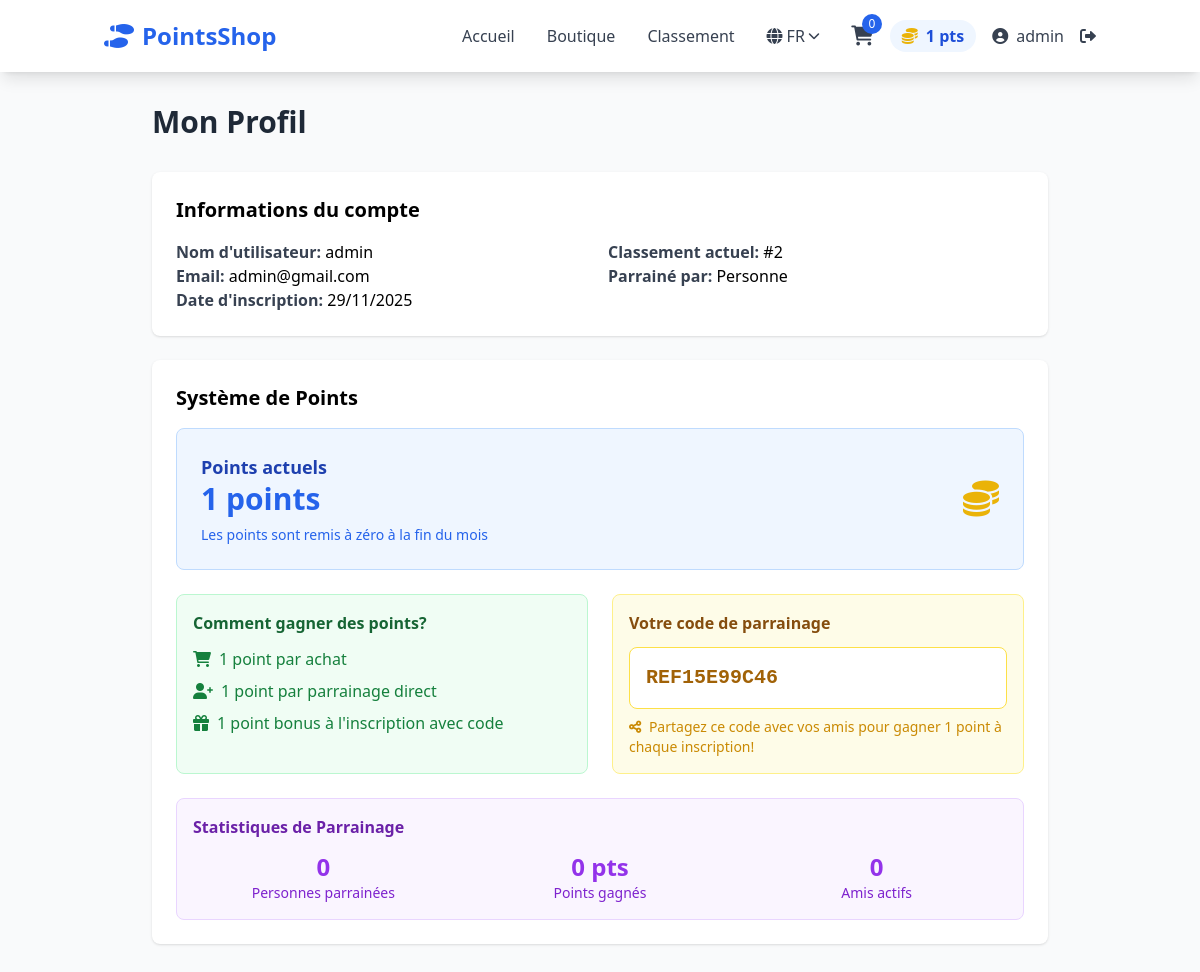
The app's page /fr/profile/ (signed in) with its own data.
### shop/models.py (models this page shows, shortened)
class CustomUser(AbstractUser):
    points = models.IntegerField(default=0)
    referral_code = models.CharField(max_length=20, unique=True, blank=True)
    referred_by = models.ForeignKey(
        'self',
        on_delete=models.SET_NULL,
        null=True,
        blank=True,
        related_name='referrals'
    )
    created_at = models.DateTimeField(auto_now_add=True)
    groups = models.ManyToManyField(
        'auth.Group',
        verbose_name='groups',
        blank=True,
        help_text='The groups this user belongs to. A user will get all permissions granted to each of their groups.',
        related_name="customuser_set",
        related_query_name="user",
    )
    user_permissions = models.ManyToManyField(
        'auth.Permission',
        verbose_name='user permissions',
        blank=True,
        help_text='Specific permissions for this user.',
        related_name="customuser_set",
        related_query_name="user",
    )

### shop/views.py (the view)
# urls.py: path('profile/', views.profile, name='profile'),
@login_required
def profile(request):
    user = request.user
    referred_users = CustomUser.objects.filter(referred_by=user)
    user_orders = Order.objects.filter(user=user).order_by('-created_at')[:5]
    users_with_more_points = CustomUser.objects.filter(points__gt=user.points).count()
    user_rank = users_with_more_points + 1
    referral_points = referred_users.count()
    context = {
        'referred_users': referred_users,
        'user_orders': user_orders,
        'user_rank': user_rank,
        'referral_points': referral_points,
    }
    return render(request, 'profile.html', context)

### shop/context_processors.py (called while the page is built)
def language_context(request):
    current_path = request.path
    current_lang = translation.get_language()
    if current_lang:
        current_lang = current_lang.split('-')[0]  # Get just the language code without region
    else:
        current_lang = settings.LANGUAGE_CODE.split('-')[0]
    path_without_lang = re.sub(r'^/(fr|en|ar)/', '/', current_path)
    languages = []
    for code, name in settings.LANGUAGES:
        languages.append({
            'code': code,
            'name': name,
            'active': code == current_lang,
            'url': f'/{code}{path_without_lang}'
        })
    return {
        'available_languages': languages,
        'current_language': current_lang,
        'path_without_lang': path_without_lang,
    }

### templates/profile.html (shortened to what this page needs)
{% extends 'base.html' %}
{% block content %}
<div class="container mx-auto px-4 py-8">
    <div class="max-w-4xl mx-auto">
        <h1 class="text-3xl font-bold text-gray-800 mb-8">Mon Profil</h1>
        <div class="bg-white shadow rounded-lg p-6 mb-6">
            <h2 class="text-xl font-semibold mb-4">Informations du compte</h2>
            <div class="grid grid-cols-1 md:grid-cols-2 gap-4">
                <div>
                    <p><strong class="text-gray-700">Nom d'utilisateur:</strong> {{ user.username }}</p>
                    <p><strong class="text-gray-700">Email:</strong> {{ user.email|default:"Non spécifié" }}</p>
                    <p><strong class="text-gray-700">Date d'inscription:</strong> {{ user.date_joined|date:"d/m/Y" }}</p>
                </div>
                <div>
                    <p><strong class="text-gray-700">Classement actuel:</strong> #{{ user_rank }}</p>
                    <p><strong class="text-gray-700">Parrainé par:</strong>
                        {% if user.referred_by %}
                            {{ user.referred_by.username }}
                        {% else %}
                            Personne
                        {% endif %}
                    </p>
                </div>
            </div>
        </div>
        <div class="bg-white shadow rounded-lg p-6 mb-6">
            <h2 class="text-xl font-semibold mb-4">Système de Points</h2>
            <div class="bg-blue-50 border border-blue-200 rounded-lg p-6 mb-6">
                <div class="flex items-center justify-between">
                    <div>
                        <p class="text-lg font-semibold text-blue-800">Points actuels</p>
                        <p class="text-3xl font-bold text-blue-600">{{ user.points }} points</p>
                        <p class="text-sm text-blue-600 mt-2">Les points sont remis à zéro à la fin du mois</p>
                    </div>
                    <div class="text-4xl">
                        <i class="fas fa-coins text-yellow-500"></i>
                    </div>
                </div>
            </div>
            <div class="grid grid-cols-1 md:grid-cols-2 gap-6 mb-6">
                <div class="bg-green-50 border border-green-200 rounded-lg p-4">
                    <h3 class="font-semibold text-green-800 mb-3">Comment gagner des points?</h3>
                    <ul class="space-y-2 text-green-700">
                        <li class="flex items-center">
                            <i class="fas fa-shopping-cart mr-2"></i>
                            <span>1 point par achat</span>
                        </li>
                        <li class="flex items-center">
                            <i class="fas fa-user-plus mr-2"></i>
                            <span>1 point par parrainage direct</span>
                        </li>
                        <li class="flex items-center">
                            <i class="fas fa-gift mr-2"></i>
                            <span>1 point bonus à l'inscription avec code</span>
                        </li>
                    </ul>
                </div>
                <div class="bg-yellow-50 border border-yellow-200 rounded-lg p-4">
                    <h3 class="font-semibold text-yellow-800 mb-3">Votre code de parrainage</h3>
                    <div class="mt-2 p-4 bg-white border border-yellow-300 rounded-lg">
                        <code class="text-xl font-mono font-bold text-yellow-700">{{ user.referral_code }}</code>
                    </div>
                    <p class="text-sm text-yellow-600 mt-2">
                        <i class="fas fa-share-alt mr-1"></i>
                        Partagez ce code avec vos amis pour gagner 1 point à chaque inscription!
                    </p>
                </div>
            </div>
            <div class="bg-purple-50 border border-purple-200 rounded-lg p-4">
                <h3 class="font-semibold text-purple-800 mb-3">Statistiques de Parrainage</h3>
                <div class="grid grid-cols-1 md:grid-cols-3 gap-4 text-center">
                    <div>
                        <p class="text-2xl font-bold text-purple-600">{{ referral_points }}</p>
                        <p class="text-sm text-purple-700">Personnes parrainées</p>
                    </div>
                    <div>
                        <p class="text-2xl font-bold text-purple-600">{{ referral_points }} pts</p>
                        <p class="text-sm text-purple-700">Points gagnés</p>
                    </div>
                    <div>
                        <p class="text-2xl font-bold text-purple-600">{{ referred_users.count }}</p>
                        <p class="text-sm text-purple-700">Amis actifs</p>
                    </div>
                </div>
            </div>
        </div>
    </div>
</div>
{% endblock %}

### templates/base.html (shortened to what this page needs)
{% load i18n %}
<!DOCTYPE html>
<html lang="{{ current_language }}" {% if current_language == 'ar' %}dir="rtl"{% endif %}>
<head>
    <script src="https://cdn.tailwindcss.com"></script>
    <link rel="stylesheet" href="https://cdnjs.cloudflare.com/ajax/libs/font-awesome/6.0.0/css/all.min.css">
</head>
<body class="bg-gray-50 font-sans">
    <nav class="bg-white shadow-lg sticky top-0 z-50">
        <div class="container mx-auto px-4">
            <div class="flex justify-between items-center py-4">
                <a href="{% url 'home' %}" class="flex items-center space-x-2 text-2xl font-bold text-blue-600">
                    <i class="fas fa-shoe-prints"></i>
                    <span>PointsShop</span>
                </a>
                <div class="hidden md:flex space-x-8 items-center">
                    <a href="{% url 'home' %}" class="text-gray-700 hover:text-blue-600 font-medium transition">{% trans "Home" %}</a>
                    <a href="{% url 'products' %}" class="text-gray-700 hover:text-blue-600 font-medium transition">{% trans "Shop" %}</a>
                    <a href="{% url 'leaderboard' %}" class="text-gray-700 hover:text-blue-600 font-medium transition">{% trans "Leaderboard" %}</a>
                    <div class="relative group">
                        <button class="flex items-center space-x-1 text-gray-700 hover:text-blue-600 font-medium transition py-2 cursor-pointer">
                            <i class="fas fa-globe"></i>
                            <span class="uppercase">
                                {% if current_language == 'fr' %}FR
                                {% elif current_language == 'en' %}EN
                                {% elif current_language == 'ar' %}AR
                                {% else %}FR{% endif %}
                            </span>
                            <i class="fas fa-chevron-down text-xs"></i>
                        </button>
                    </div>
                    {% if user.is_authenticated %}
                        <div class="flex items-center space-x-4">
                            <a href="{% url 'cart' %}" class="relative text-gray-700 hover:text-blue-600 transition">
                                <i class="fas fa-shopping-cart text-xl"></i>
                                <span class="absolute -top-2 -right-2 bg-blue-600 text-white text-xs rounded-full w-5 h-5 flex items-center justify-center" id="cart-count">0</span>
                            </a>
                            <div class="flex items-center space-x-2 bg-blue-50 px-3 py-1 rounded-full">
                                <i class="fas fa-coins text-yellow-500"></i>
                                <span class="font-semibold text-blue-700">{{ user.points }} pts</span>
                            </div>
                            <a href="{% url 'profile' %}" class="flex items-center space-x-2 text-gray-700 hover:text-blue-600 font-medium transition">
                                <i class="fas fa-user-circle"></i>
                                <span>{{ user.username }}</span>
                            </a>
                            <form method="post" action="{% url 'logout' %}" class="inline">
                                <button type="submit" class="text-gray-700 hover:text-blue-600 font-medium transition">
                                    <i class="fas fa-sign-out-alt"></i>
                                </button>
                            </form>
                        </div>
                    {% endif %}
                </div>
            </div>
        </div>
    </nav>
    <main class="min-h-screen">
        {% block content %}{% endblock %}
    </main>
</body>
</html>

### records on screen
CustomUser: points "1", username "admin", email "admin@gmail.com", date_joined "29/11/2025", referral_code "REF15E99C46"

### other values on screen
{{ user_rank }} "2"
{{ referral_points }} "0"
{{ referred_users.count }} "0"
